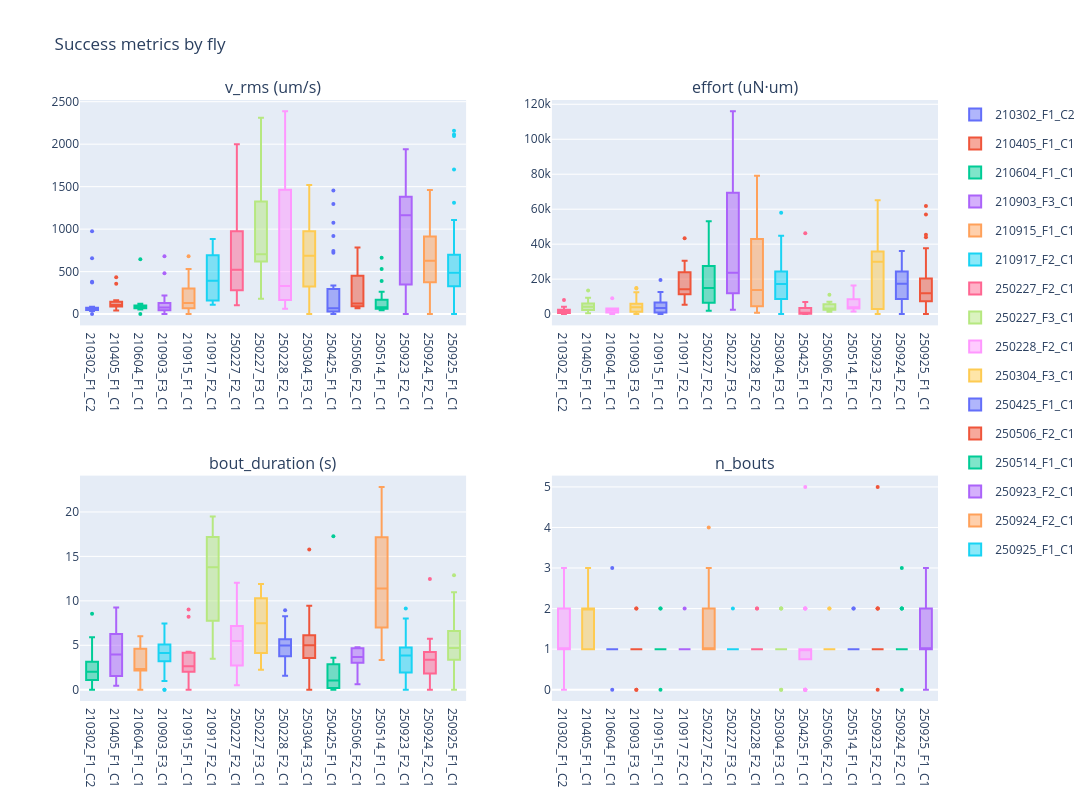

The cell this chart's notebook holds for it:
### Code cell
# Per-fly summary: box plots of v_rms, effort, bout_duration, n_bouts
fig = make_subplots(rows=2, cols=2,
                    subplot_titles=['v_rms (um/s)', 'effort (uN·um)',
                                    'bout_duration (s)', 'n_bouts'])

for i, col in enumerate(['v_rms', 'effort', 'bout_duration', 'n_bouts']):
    row, c = divmod(i, 2)
    for dfc in sorted(all_vigor['dfc'].unique()):
        vals = all_vigor.loc[all_vigor['dfc'] == dfc, col]
        fig.add_trace(
            go.Box(y=vals, name=dfc, legendgroup=dfc,
                   showlegend=(i == 0), marker=dict(size=4)),
            row=row + 1, col=c + 1,
        )

fig.update_layout(height=800, width=1200, title='Success metrics by fly',
                  showlegend=True)
fig.show()

### Figure 1 — Plotly figure (JSON) as saved in the notebook; plotly's stock layout.template omitted (floating-point values rounded to 4 significant figures)
{"data": [{"legendgroup": "210302_F1_C2", "marker": {"size": 4}, "name": "210302_F1_C2", "showlegend": true, "type": "box", "xaxis": "x", "y": [73.17, 75.45, 81.47, 71.98, 0.0, 87.58, 73.38, 71.41, 62.95, 381.8, 63.65, 37.21, 73.45, 42.31, 46.0, 58.37, 43.79, 67.15, 47.79, 74.85, 63.06, 37.8, 37.8, 68.21, 975.9, 73.43, 51.38, 49.5, 48.39, 54.82, 42.12, 46.6, 66.49, 371.2, 62.27, 67.52, 658.0], "yaxis": "y"}, {"legendgroup": "210405_F1_C1", "marker": {"size": 4}, "name": "210405_F1_C1", "showlegend": true, "type": "box", "xaxis": "x", "y": [90.3, 103.1, 87.47, 43.21, 162.9, 106.3, 109.5, 120.2, 358.7, 139.1, 49.81, 435.1, 102.7], "yaxis": "y"}, {"legendgroup": "210604_F1_C1", "marker": {"size": 4}, "name": "210604_F1_C1", "showlegend": true, "type": "box", "xaxis": "x", "y": [122.7, 93.96, 90.89, 0.0, 75.27, 94.13, 86.22, 53.01, 646.4], "yaxis": "y"}, {"legendgroup": "210903_F3_C1", "marker": {"size": 4}, "name": "210903_F3_C1", "showlegend": true, "type": "box", "xaxis": "x", "y": [0.0, 481.2, 218.1, 109.4, 44.51, 98.63, 680.6, 131.3, 71.8, 74.91, 52.21, 45.18, 0.0, 83.37], "yaxis": "y"}, {"legendgroup": "210915_F1_C1", "marker": {"size": 4}, "name": "210915_F1_C1", "showlegend": true, "type": "box", "xaxis": "x", "y": [206.6, 680.0, 143.2, 397.0, 184.1, 530.1, 83.15, 42.41, 56.35, 109.2, 116.4, 0.0], "yaxis": "y"}, {"legendgroup": "210917_F2_C1", "marker": {"size": 4}, "name": "210917_F2_C1", "showlegend": true, "type": "box", "xaxis": "x", "y": [463.0, 181.1, 883.3, 766.5, 150.7, 166.6, 159.8, 128.5, 393.4, 110.7, 123.9, 703.4, 656.5, 397.2, 809.6, 219.4, 789.0, 517.4, 197.4], "yaxis": "y"}, {"legendgroup": "250227_F2_C1", "marker": {"size": 4}, "name": "250227_F2_C1", "showlegend": true, "type": "box", "xaxis": "x", "y": [2000.0, 1613.0, 1043.0, 1338.0, 721.9, 170.0, 964.9, 397.9, 449.0, 1116.0, 913.4, 651.4, 142.2, 589.2, 869.8, 280.5, 963.1, 521.5, 130.7, 1005.0, 342.8, 103.5, 252.4, 276.2, 367.6, 443.9, 484.7, 1398.0, 231.4], "yaxis": "y"}, {"legendgroup": "250227_F3_C1", "marker": {"size": 4}, "name": "250227_F3_C1", "showlegend": true, "type": "box", "xaxis": "x", "y": [2311.0, 1215.0, 1907.0, 1436.0, 620.1, 671.6, 980.7, 179.8, 543.1, 651.8, 618.6, 737.3], "yaxis": "y"}, {"legendgroup": "250228_F2_C1", "marker": {"size": 4}, "name": "250228_F2_C1", "showlegend": true, "type": "box", "xaxis": "x", "y": [1254.0, 1497.0, 266.2, 293.1, 686.5, 559.7, 150.4, 2387.0, 1588.0, 330.1, 208.6, 64.57, 105.5, 1368.0, 1566.0, 1530.0, 286.7, 273.0, 99.85, 1570.0, 1165.0, 63.02, 83.99], "yaxis": "y"}, {"legendgroup": "250304_F3_C1", "marker": {"size": 4}, "name": "250304_F3_C1", "showlegend": true, "type": "box", "xaxis": "x", "y": [667.5, 1520.0, 877.6, 1009.0, 946.1, 1018.0, 686.2, 869.2, 1193.0, 624.1, 249.6, 714.4, 683.8, 1073.0, 682.7, 630.0, 617.6, 707.7, 329.7, 705.9, 783.4, 627.3, 964.9, 87.53, 106.9, 850.0, 256.1, 92.91, 1012.0, 0.0, 0.0, 1110.0, 632.5, 1320.0, 748.3, 312.5, 636.6, 1175.0, 562.9, 116.8, 947.2, 138.0, 146.6, 1033.0, 1282.0], "yaxis": "y"}, {"legendgroup": "250425_F1_C1", "marker": {"size": 4}, "name": "250425_F1_C1", "showlegend": true, "type": "box", "xaxis": "x", "y": [1075.0, 0.0, 0.0, 1297.0, 282.7, 114.7, 45.96, 222.7, 76.92, 70.79, 336.0, 55.27, 41.29, 0.0, 52.43, 0.0, 0.0, 56.91, 0.0, 52.79, 122.1, 68.83, 69.48, 0.0, 743.7, 45.99, 1455.0, 920.6, 723.2], "yaxis": "y"}, {"legendgroup": "250506_F2_C1", "marker": {"size": 4}, "name": "250506_F2_C1", "showlegend": true, "type": "box", "xaxis": "x", "y": [123.9, 785.3, 445.7, 469.0, 95.91, 82.07, 544.8, 124.6, 274.8, 67.59, 68.05, 445.2, 115.8], "yaxis": "y"}, {"legendgroup": "250514_F1_C1", "marker": {"size": 4}, "name": "250514_F1_C1", "showlegend": true, "type": "box", "xaxis": "x", "y": [109.3, 261.7, 120.6, 169.3, 247.3, 663.9, 45.29, 64.95, 55.96, 389.1, 67.56, 78.0, 66.87, 63.26, 86.1, 61.98, 53.02, 64.21, 102.8, 55.13, 530.2, 107.1], "yaxis": "y"}, {"legendgroup": "250923_F2_C1", "marker": {"size": 4}, "name": "250923_F2_C1", "showlegend": true, "type": "box", "xaxis": "x", "y": [1396.0, 122.6, 0.0, 49.13, 1244.0, 362.2, 1345.0, 1349.0, 311.0, 898.9, 1520.0, 1368.0, 1572.0, 700.3, 1475.0, 1147.0, 337.4, 1180.0, 969.2, 1941.0], "yaxis": "y"}, {"legendgroup": "250924_F2_C1", "marker": {"size": 4}, "name": "250924_F2_C1", "showlegend": true, "type": "box", "xaxis": "x", "y": [1372.0, 637.5, 976.4, 307.9, 402.3, 320.5, 402.0, 1057.0, 757.7, 936.9, 358.4, 711.5, 960.6, 414.3, 1462.0, 768.0, 0.0, 616.3, 892.1, 403.5, 55.22, 650.4, 390.2, 46.21], "yaxis": "y"}, {"legendgroup": "250925_F1_C1", "marker": {"size": 4}, "name": "250925_F1_C1", "showlegend": true, "type": "box", "xaxis": "x", "y": [537.9, 0.0, 120.4, 976.3, 0.0, 291.5, 225.7, 583.5, 291.8, 701.6, 513.8, 126.3, 330.0, 484.4, 229.5, 460.7, 369.3, 488.2, 653.7, 416.0, 158.9, 466.5, 477.7, 325.7, 785.3, 346.6, 2096.0, 562.0, 465.5, 1702.0, 864.0, 2157.0, 2115.0, 1311.0, 332.0, 590.4, 528.4, 695.9, 1107.0, 601.3], "yaxis": "y"}, {"legendgroup": "210302_F1_C2", "marker": {"size": 4}, "name": "210302_F1_C2", "showlegend": false, "type": "box", "xaxis": "x2", "y": [4261.0, 3055.0, 2511.0, 3432.0, 0.0, 4002.0, 2651.0, 2526.0, 3148.0, 2472.0, 232.7, 608.2, 153.5, 358.6, 154.9, 790.8, 969.6, 583.4, 260.7, 539.1, 1320.0, 783.2, 854.2, 2650.0, 1612.0, 2268.0, 1597.0, 977.9, 624.8, 431.0, 855.3, 381.5, 1518.0, 2448.0, 2703.0, 1606.0, 8102.0], "yaxis": "y2"}, {"legendgroup": "210405_F1_C1", "marker": {"size": 4}, "name": "210405_F1_C1", "showlegend": false, "type": "box", "xaxis": "x2", "y": [3508.0, 4699.0, 4145.0, 1177.0, 6744.0, 477.7, 5136.0, 4034.0, 13450.0, 2379.0, 1986.0, 9423.0, 5794.0], "yaxis": "y2"}, {"legendgroup": "210604_F1_C1", "marker": {"size": 4}, "name": "210604_F1_C1", "showlegend": false, "type": "box", "xaxis": "x2", "y": [2211.0, 1207.0, 3189.0, 0.0, 3230.0, 662.7, 1061.0, 2209.0, 9073.0], "yaxis": "y2"}, {"legendgroup": "210903_F3_C1", "marker": {"size": 4}, "name": "210903_F3_C1", "showlegend": false, "type": "box", "xaxis": "x2", "y": [0.0, 14640.0, 14930.0, 4665.0, 220.5, 4027.0, 12440.0, 5983.0, 3073.0, 3909.0, 1500.0, 1379.0, 0.0, 4789.0], "yaxis": "y2"}, {"legendgroup": "210915_F1_C1", "marker": {"size": 4}, "name": "210915_F1_C1", "showlegend": false, "type": "box", "xaxis": "x2", "y": [747.1, 12620.0, 3518.0, 19440.0, 5209.0, 8060.0, 2191.0, 3608.0, 1040.0, 3827.0, 816.0, 0.0], "yaxis": "y2"}, {"legendgroup": "210917_F2_C1", "marker": {"size": 4}, "name": "210917_F2_C1", "showlegend": false, "type": "box", "xaxis": "x2", "y": [14620.0, 13150.0, 43320.0, 28120.0, 9867.0, 12770.0, 12400.0, 11080.0, 14680.0, 5406.0, 5917.0, 24640.0, 29760.0, 10470.0, 30450.0, 13040.0, 16920.0, 21820.0, 14240.0], "yaxis": "y2"}, {"legendgroup": "250227_F2_C1", "marker": {"size": 4}, "name": "250227_F2_C1", "showlegend": false, "type": "box", "xaxis": "x2", "y": [52730.0, 53090.0, 29600.0, 51340.0, 12890.0, 3569.0, 18330.0, 10160.0, 16750.0, 27000.0, 34490.0, 17810.0, 1901.0, 13640.0, 24600.0, 4951.0, 23520.0, 14910.0, 3134.0, 29170.0, 6539.0, 4941.0, 6113.0, 8321.0, 6748.0, 20250.0, 8585.0, 30220.0, 6515.0], "yaxis": "y2"}, {"legendgroup": "250227_F3_C1", "marker": {"size": 4}, "name": "250227_F3_C1", "showlegend": false, "type": "box", "xaxis": "x2", "y": [116000.0, 28990.0, 81710.0, 94100.0, 14690.0, 21900.0, 57120.0, 2468.0, 6543.0, 23490.0, 23730.0, 9168.0], "yaxis": "y2"}, {"legendgroup": "250228_F2_C1", "marker": {"size": 4}, "name": "250228_F2_C1", "showlegend": false, "type": "box", "xaxis": "x2", "y": [35470.0, 45160.0, 6627.0, 13750.0, 19190.0, 4482.0, 2496.0, 67050.0, 65830.0, 15010.0, 7020.0, 745.9, 4710.0, 79160.0, 56430.0, 60170.0, 12920.0, 7754.0, 3750.0, 36120.0, 33190.0, 884.2, 2048.0], "yaxis": "y2"}, {"legendgroup": "250304_F3_C1", "marker": {"size": 4}, "name": "250304_F3_C1", "showlegend": false, "type": "box", "xaxis": "x2", "y": [23770.0, 57960.0, 43560.0, 44840.0, 22470.0, 24170.0, 21680.0, 31290.0, 42430.0, 12350.0, 6700.0, 18740.0, 17270.0, 31940.0, 16460.0, 12840.0, 15850.0, 25390.0, 9767.0, 23360.0, 21990.0, 21520.0, 8949.0, 1446.0, 1484.0, 12310.0, 5373.0, 1012.0, 29030.0, 0.0, 0.0, 25210.0, 12760.0, 13940.0, 19210.0, 7948.0, 10650.0, 20830.0, 10750.0, 1741.0, 22960.0, 1031.0, 1819.0, 27950.0, 29650.0], "yaxis": "y2"}, {"legendgroup": "250425_F1_C1", "marker": {"size": 4}, "name": "250425_F1_C1", "showlegend": false, "type": "box", "xaxis": "x2", "y": [5888.0, 0.0, 0.0, 3363.0, 3904.0, 5569.0, 378.2, 2546.0, 2890.0, 973.5, 2326.0, 1370.0, 678.2, 0.0, 222.0, 0.0, 0.0, 538.9, 0.0, 310.1, 577.5, 1494.0, 256.3, 0.0, 6968.0, 224.2, 46180.0, 4646.0, 5594.0], "yaxis": "y2"}, {"legendgroup": "250506_F2_C1", "marker": {"size": 4}, "name": "250506_F2_C1", "showlegend": false, "type": "box", "xaxis": "x2", "y": [3168.0, 11000.0, 7054.0, 5879.0, 3616.0, 2789.0, 5624.0, 3081.0, 1280.0, 1787.0, 1764.0, 5062.0, 3109.0], "yaxis": "y2"}, {"legendgroup": "250514_F1_C1", "marker": {"size": 4}, "name": "250514_F1_C1", "showlegend": false, "type": "box", "xaxis": "x2", "y": [11710.0, 10970.0, 8456.0, 10030.0, 8551.0, 16370.0, 1472.0, 3295.0, 3640.0, 4078.0, 5310.0, 4488.0, 3724.0, 3658.0, 4818.0, 3315.0, 3099.0, 3179.0, 2787.0, 3241.0, 15250.0, 1828.0], "yaxis": "y2"}, {"legendgroup": "250923_F2_C1", "marker": {"size": 4}, "name": "250923_F2_C1", "showlegend": false, "type": "box", "xaxis": "x2", "y": [31040.0, 1860.0, 0.0, 612.1, 54170.0, 2919.0, 32400.0, 15640.0, 6457.0, 31550.0, 31750.0, 28720.0, 36610.0, 2843.0, 16330.0, 36710.0, 2872.0, 65140.0, 35110.0, 42910.0], "yaxis": "y2"}, {"legendgroup": "250924_F2_C1", "marker": {"size": 4}, "name": "250924_F2_C1", "showlegend": false, "type": "box", "xaxis": "x2", "y": [25130.0, 17750.0, 12670.0, 1309.0, 18010.0, 12610.0, 16780.0, 24620.0, 25500.0, 17060.0, 36150.0, 24050.0, 14620.0, 4799.0, 31540.0, 18940.0, 0.0, 21350.0, 25780.0, 20290.0, 648.4, 17000.0, 390.3, 1111.0], "yaxis": "y2"}, {"legendgroup": "250925_F1_C1", "marker": {"size": 4}, "name": "250925_F1_C1", "showlegend": false, "type": "box", "xaxis": "x2", "y": [6747.0, 0.0, 1049.0, 16470.0, 0.0, 7280.0, 7397.0, 10140.0, 5318.0, 19700.0, 8744.0, 761.1, 9845.0, 14280.0, 9652.0, 16180.0, 11760.0, 9233.0, 21780.0, 16820.0, 6133.0, 12020.0, 18170.0, 5932.0, 27030.0, 11120.0, 45380.0, 11500.0, 19140.0, 21790.0, 22610.0, 61750.0, 56960.0, 37630.0, 7172.0, 9832.0, 19650.0, 21030.0, 43880.0, 15930.0], "yaxis": "y2"}, {"legendgroup": "210302_F1_C2", "marker": {"size": 4}, "name": "210302_F1_C2", "showlegend": false, "type": "box", "xaxis": "x3", "y": [8.539, 2.639, 3.795, 5.32, 0.0, 5.891, 4.763, 2.912, 3.116, 3.437, 0.2974, 0.2907, 0.1581, 0.7711, 0.3175, 1.23, 0.9894, 2.107, 1.371, 1.346, 1.114, 0.3226, 1.588, 3.2, 1.522, 1.794, 1.872, 2.252, 1.347, 2.02, 2.35, 1.038, 2.893, 3.055, 3.82, 2.132, 5.809], "yaxis": "y3"}, {"legendgroup": "210405_F1_C1", "marker": {"size": 4}, "name": "210405_F1_C1", "showlegend": false, "type": "box", "xaxis": "x3", "y": [0.442, 3.541, 5.507, 1.352, 6.655, 0.8058, 6.149, 9.245, 3.957, 1.622, 4.915, 7.924, 2.903], "yaxis": "y3"}, {"legendgroup": "210604_F1_C1", "marker": {"size": 4}, "name": "210604_F1_C1", "showlegend": false, "type": "box", "xaxis": "x3", "y": [2.31, 2.321, 4.44, 0.0, 6.008, 2.475, 2.346, 5.075, 1.703], "yaxis": "y3"}, {"legendgroup": "210903_F3_C1", "marker": {"size": 4}, "name": "210903_F3_C1", "showlegend": false, "type": "box", "xaxis": "x3", "y": [0.0, 4.382, 7.45, 5.095, 0.995, 4.33, 3.594, 5.205, 4.46, 5.718, 3.2, 3.625, 0.0, 3.955], "yaxis": "y3"}, {"legendgroup": "210915_F1_C1", "marker": {"size": 4}, "name": "210915_F1_C1", "showlegend": false, "type": "box", "xaxis": "x3", "y": [1.1, 2.94, 3.415, 8.215, 9.015, 1.95, 4.271, 2.3, 2.316, 4.055, 2.08, 0.0], "yaxis": "y3"}, {"legendgroup": "210917_F2_C1", "marker": {"size": 4}, "name": "210917_F2_C1", "showlegend": false, "type": "box", "xaxis": "x3", "y": [3.474, 7.741, 10.8, 18.07, 17.1, 17.59, 17.2, 19.04, 19.5, 5.642, 5.648, 9.283, 9.888, 17.04, 14.93, 13.77, 6.426, 17.01, 7.828], "yaxis": "y3"}, {"legendgroup": "250227_F2_C1", "marker": {"size": 4}, "name": "250227_F2_C1", "showlegend": false, "type": "box", "xaxis": "x3", "y": [7.078, 7.036, 5.535, 12.03, 4.55, 3.665, 7.113, 4.01, 9.427, 6.441, 1.079, 7.669, 3.465, 7.26, 4.213, 2.545, 7.445, 9.829, 3.24, 7.15, 0.975, 2.77, 1.205, 1.17, 1.845, 11.06, 5.475, 6.596, 0.495], "yaxis": "y3"}, {"legendgroup": "250227_F3_C1", "marker": {"size": 4}, "name": "250227_F3_C1", "showlegend": false, "type": "box", "xaxis": "x3", "y": [10.1, 4.875, 10.46, 11.2, 6.0, 7.834, 11.89, 3.366, 2.24, 7.5, 7.48, 2.825], "yaxis": "y3"}, {"legendgroup": "250228_F2_C1", "marker": {"size": 4}, "name": "250228_F2_C1", "showlegend": false, "type": "box", "xaxis": "x3", "y": [4.684, 4.094, 5.065, 4.92, 5.331, 1.845, 4.315, 4.98, 6.195, 7.565, 4.995, 1.58, 6.504, 8.954, 5.119, 3.596, 8.267, 5.354, 4.385, 3.655, 5.772, 1.735, 2.96], "yaxis": "y3"}, {"legendgroup": "250304_F3_C1", "marker": {"size": 4}, "name": "250304_F3_C1", "showlegend": false, "type": "box", "xaxis": "x3", "y": [7.13, 6.708, 8.419, 7.625, 5.23, 6.22, 5.0, 6.664, 6.085, 4.55, 4.475, 4.699, 5.772, 7.737, 5.206, 2.75, 4.35, 5.316, 5.191, 3.899, 6.672, 5.878, 2.09, 4.75, 1.225, 5.856, 5.245, 1.815, 6.818, 0.0, 0.0, 9.446, 3.655, 3.64, 3.765, 4.613, 2.385, 3.42, 3.63, 1.925, 6.044, 1.245, 1.545, 5.33, 15.79], "yaxis": "y3"}, {"legendgroup": "250425_F1_C1", "marker": {"size": 4}, "name": "250425_F1_C1", "showlegend": false, "type": "box", "xaxis": "x3", "y": [3.6, 0.0, 0.0, 2.28, 3.415, 17.27, 0.97, 0.275, 3.125, 1.9, 2.555, 0.78, 2.9, 0.0, 0.375, 0.0, 0.0, 0.78, 0.0, 1.27, 0.775, 2.348, 0.275, 0.0, 1.53, 1.045, 2.881, 2.845, 3.555], "yaxis": "y3"}, {"legendgroup": "250506_F2_C1", "marker": {"size": 4}, "name": "250506_F2_C1", "showlegend": false, "type": "box", "xaxis": "x3", "y": [3.695, 4.675, 4.695, 3.4, 4.775, 4.705, 4.34, 2.715, 0.61, 3.15, 2.23, 4.64, 3.155], "yaxis": "y3"}, {"legendgroup": "250514_F1_C1", "marker": {"size": 4}, "name": "250514_F1_C1", "showlegend": false, "type": "box", "xaxis": "x3", "y": [22.82, 19.27, 18.06, 8.094, 20.23, 6.995, 3.605, 4.36, 8.576, 5.155, 18.51, 17.15, 16.71, 14.23, 7.72, 15.2, 15.72, 7.08, 4.2, 15.65, 7.245, 3.34], "yaxis": "y3"}, {"legendgroup": "250923_F2_C1", "marker": {"size": 4}, "name": "250923_F2_C1", "showlegend": false, "type": "box", "xaxis": "x3", "y": [3.94, 2.085, 0.0, 0.225, 7.06, 8.02, 3.74, 2.855, 0.6275, 4.864, 3.95, 4.29, 4.02, 1.15, 1.785, 3.04, 3.625, 9.126, 4.675, 4.849], "yaxis": "y3"}, {"legendgroup": "250924_F2_C1", "marker": {"size": 4}, "name": "250924_F2_C1", "showlegend": false, "type": "box", "xaxis": "x3", "y": [3.575, 3.69, 1.895, 1.475, 5.723, 3.085, 4.735, 3.39, 4.78, 3.305, 12.45, 3.47, 2.46, 1.745, 2.804, 3.78, 0.0, 4.919, 3.625, 3.375, 0.86, 5.183, 1.315, 0.685], "yaxis": "y3"}, {"legendgroup": "250925_F1_C1", "marker": {"size": 4}, "name": "250925_F1_C1", "showlegend": false, "type": "box", "xaxis": "x3", "y": [3.435, 0.0, 1.65, 4.457, 0.0, 3.02, 7.069, 3.365, 4.88, 6.698, 3.13, 1.675, 5.8, 4.725, 12.89, 6.075, 6.668, 4.325, 5.996, 5.88, 3.37, 5.603, 9.217, 3.495, 8.558, 1.925, 4.649, 4.123, 7.993, 0.78, 4.925, 4.453, 8.097, 6.525, 3.475, 4.69, 8.383, 1.56, 10.97, 5.245], "yaxis": "y3"}, {"legendgroup": "210302_F1_C2", "marker": {"size": 4}, "name": "210302_F1_C2", "showlegend": false, "type": "box", "xaxis": "x4", "y": [1, 3, 1, 1, 0, 1, 1, 2, 3, 1, 1, 2, 1, 1, 1, 1, 2, 1, 1, 1, 2, 2, 2, 2, 1, 2, 2, 1, 1, 1, 1, 1, 1, 1, 2, 1, 1], "yaxis": "y4"}, {"legendgroup": "210405_F1_C1", "marker": {"size": 4}, "name": "210405_F1_C1", "showlegend": false, "type": "box", "xaxis": "x4", "y": [3, 2, 1, 3, 2, 1, 1, 1, 2, 1, 2, 1, 2], "yaxis": "y4"}, {"legendgroup": "210604_F1_C1", "marker": {"size": 4}, "name": "210604_F1_C1", "showlegend": false, "type": "box", "xaxis": "x4", "y": [1, 1, 1, 0, 1, 1, 1, 1, 3], "yaxis": "y4"}, {"legendgroup": "210903_F3_C1", "marker": {"size": 4}, "name": "210903_F3_C1", "showlegend": false, "type": "box", "xaxis": "x4", "y": [0, 2, 1, 1, 1, 1, 1, 1, 1, 1, 1, 1, 0, 2], "yaxis": "y4"}, {"legendgroup": "210915_F1_C1", "marker": {"size": 4}, "name": "210915_F1_C1", "showlegend": false, "type": "box", "xaxis": "x4", "y": [1, 1, 1, 1, 2, 1, 1, 2, 1, 1, 1, 0], "yaxis": "y4"}, {"legendgroup": "210917_F2_C1", "marker": {"size": 4}, "name": "210917_F2_C1", "showlegend": false, "type": "box", "xaxis": "x4", "y": [2, 1, 1, 1, 1, 1, 1, 1, 1, 1, 1, 1, 1, 1, 1, 1, 1, 1, 1], "yaxis": "y4"}, {"legendgroup": "250227_F2_C1", "marker": {"size": 4}, "name": "250227_F2_C1", "showlegend": false, "type": "box", "xaxis": "x4", "y": [1, 1, 1, 1, 1, 1, 1, 1, 1, 1, 2, 1, 1, 1, 2, 1, 1, 1, 1, 1, 2, 2, 4, 2, 2, 2, 1, 1, 3], "yaxis": "y4"}, {"legendgroup": "250227_F3_C1", "marker": {"size": 4}, "name": "250227_F3_C1", "showlegend": false, "type": "box", "xaxis": "x4", "y": [1, 1, 1, 1, 1, 1, 1, 1, 1, 2, 1, 1], "yaxis": "y4"}, {"legendgroup": "250228_F2_C1", "marker": {"size": 4}, "name": "250228_F2_C1", "showlegend": false, "type": "box", "xaxis": "x4", "y": [1, 1, 1, 1, 1, 2, 1, 1, 1, 1, 1, 1, 1, 1, 1, 2, 1, 1, 1, 1, 1, 1, 1], "yaxis": "y4"}, {"legendgroup": "250304_F3_C1", "marker": {"size": 4}, "name": "250304_F3_C1", "showlegend": false, "type": "box", "xaxis": "x4", "y": [1, 1, 1, 1, 1, 1, 1, 1, 1, 2, 1, 1, 1, 1, 1, 1, 1, 1, 1, 2, 1, 1, 1, 1, 2, 1, 1, 1, 1, 0, 0, 1, 1, 1, 1, 1, 1, 1, 1, 1, 1, 1, 1, 1, 1], "yaxis": "y4"}, {"legendgroup": "250425_F1_C1", "marker": {"size": 4}, "name": "250425_F1_C1", "showlegend": false, "type": "box", "xaxis": "x4", "y": [1, 0, 0, 1, 2, 1, 1, 5, 2, 1, 1, 2, 1, 0, 1, 0, 0, 1, 0, 1, 1, 1, 1, 0, 1, 1, 2, 1, 1], "yaxis": "y4"}, {"legendgroup": "250506_F2_C1", "marker": {"size": 4}, "name": "250506_F2_C1", "showlegend": false, "type": "box", "xaxis": "x4", "y": [1, 1, 1, 2, 1, 1, 1, 1, 2, 1, 1, 1, 1], "yaxis": "y4"}, {"legendgroup": "250514_F1_C1", "marker": {"size": 4}, "name": "250514_F1_C1", "showlegend": false, "type": "box", "xaxis": "x4", "y": [1, 1, 1, 1, 1, 1, 2, 2, 1, 1, 1, 1, 1, 1, 1, 1, 1, 1, 1, 1, 1, 1], "yaxis": "y4"}, {"legendgroup": "250923_F2_C1", "marker": {"size": 4}, "name": "250923_F2_C1", "showlegend": false, "type": "box", "xaxis": "x4", "y": [2, 1, 0, 5, 1, 1, 1, 1, 2, 1, 1, 1, 1, 1, 1, 2, 1, 1, 1, 1], "yaxis": "y4"}, {"legendgroup": "250924_F2_C1", "marker": {"size": 4}, "name": "250924_F2_C1", "showlegend": false, "type": "box", "xaxis": "x4", "y": [1, 1, 1, 1, 1, 2, 1, 1, 1, 1, 1, 1, 1, 1, 1, 1, 0, 1, 1, 3, 2, 1, 1, 2], "yaxis": "y4"}, {"legendgroup": "250925_F1_C1", "marker": {"size": 4}, "name": "250925_F1_C1", "showlegend": false, "type": "box", "xaxis": "x4", "y": [1, 0, 1, 1, 0, 1, 1, 1, 1, 1, 1, 1, 1, 1, 1, 2, 2, 1, 2, 2, 3, 1, 1, 1, 1, 2, 2, 1, 1, 2, 3, 2, 1, 1, 1, 1, 1, 2, 1, 1], "yaxis": "y4"}], "layout": {"annotations": [{"font": {"size": 16}, "showarrow": false, "text": "v_rms (um/s)", "x": 0.225, "xanchor": "center", "xref": "paper", "y": 1, "yanchor": "bottom", "yref": "paper"}, {"font": {"size": 16}, "showarrow": false, "text": "effort (uN·um)", "x": 0.775, "xanchor": "center", "xref": "paper", "y": 1, "yanchor": "bottom", "yref": "paper"}, {"font": {"size": 16}, "showarrow": false, "text": "bout_duration (s)", "x": 0.225, "xanchor": "center", "xref": "paper", "y": 0.375, "yanchor": "bottom", "yref": "paper"}, {"font": {"size": 16}, "showarrow": false, "text": "n_bouts", "x": 0.775, "xanchor": "center", "xref": "paper", "y": 0.375, "yanchor": "bottom", "yref": "paper"}], "height": 800, "showlegend": true, "title": {"text": "Success metrics by fly"}, "width": 1200, "xaxis": {"anchor": "y", "domain": [0, 0.45]}, "xaxis2": {"anchor": "y2", "domain": [0.55, 1]}, "xaxis3": {"anchor": "y3", "domain": [0, 0.45]}, "xaxis4": {"anchor": "y4", "domain": [0.55, 1]}, "yaxis": {"anchor": "x", "domain": [0.625, 1]}, "yaxis2": {"anchor": "x2", "domain": [0.625, 1]}, "yaxis3": {"anchor": "x3", "domain": [0, 0.375]}, "yaxis4": {"anchor": "x4", "domain": [0, 0.375]}}}
